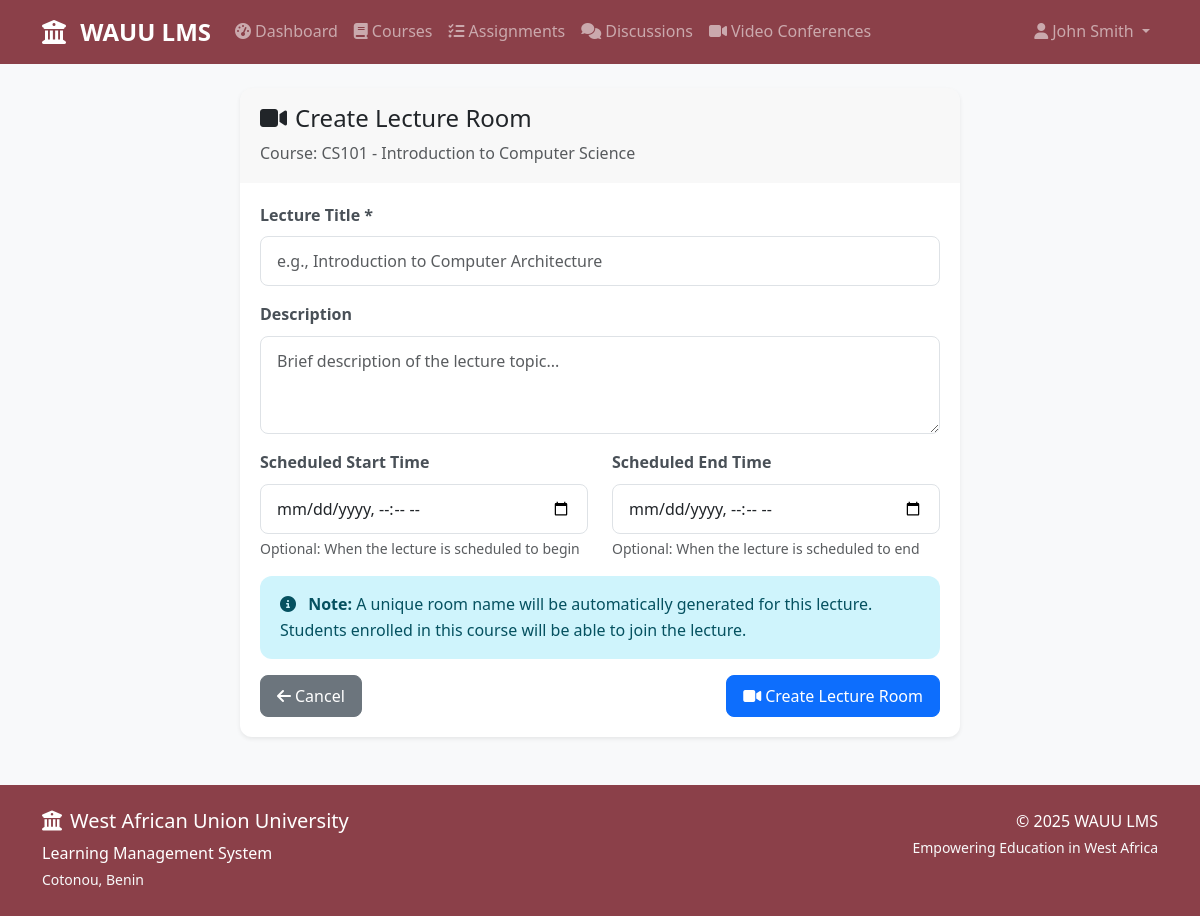
/create_lecture_room/1 (signed in), run on the app's committed database.
### models.py (models this page shows, shortened)
class User(UserMixin, db.Model):
    id = db.Column(db.Integer, primary_key=True)
    username = db.Column(db.String(64), unique=True, nullable=False)
    email = db.Column(db.String(120), unique=True, nullable=False)
    password_hash = db.Column(db.String(256))
    first_name = db.Column(db.String(64), nullable=False)
    last_name = db.Column(db.String(64), nullable=False)
    role = db.Column(db.String(20), nullable=False, default='student')  # student, lecturer, admin
    created_at = db.Column(db.DateTime, default=datetime.utcnow)
    enrollments = db.relationship('Enrollment', backref='user', lazy='dynamic')
    taught_courses = db.relationship('Course', backref='lecturer', lazy='dynamic')
    submissions = db.relationship('Submission', backref='student', lazy='dynamic')
    posts = db.relationship('Post', backref='author', lazy='dynamic')
    grades = db.relationship('Grade', backref='student', lazy='dynamic')
    def get_full_name(self):
        return f"{self.first_name} {self.last_name}"
    def is_admin(self):
        return self.role == 'admin'
    def is_lecturer(self):
        return self.role == 'lecturer'
    def is_student(self):
        return self.role == 'student'

class Course(db.Model):
    id = db.Column(db.Integer, primary_key=True)
    code = db.Column(db.String(20), unique=True, nullable=False)
    title = db.Column(db.String(200), nullable=False)
    description = db.Column(db.Text)
    lecturer_id = db.Column(db.Integer, db.ForeignKey('user.id'), nullable=False)
    created_at = db.Column(db.DateTime, default=datetime.utcnow)
    enrollments = db.relationship('Enrollment', backref='course', lazy='dynamic', cascade='all, delete-orphan')
    assignments = db.relationship('Assignment', backref='course', lazy='dynamic', cascade='all, delete-orphan')
    discussions = db.relationship('Discussion', backref='course', lazy='dynamic', cascade='all, delete-orphan')

### routes.py (the view, shortened to what this page needs)
@app.route('/create_lecture_room/<int:course_id>', methods=['GET', 'POST'])
@login_required
@lecturer_required
def create_lecture_room(course_id):
    course = Course.query.get_or_404(course_id)
    if course.lecturer_id != current_user.id:
        flash('You do not have permission to create lecture rooms for this course.', 'danger')
        return redirect(url_for('courses'))
    return render_template('create_lecture_room.html', course=course)

### app.py (called while the page is built)
@login_manager.user_loader
def load_user(user_id):
    from models import User
    return User.query.get(int(user_id))

### templates/create_lecture_room.html (shortened to what this page needs)
{% extends "base.html" %}
{% block content %}
<div class="container mt-4">
    <div class="row justify-content-center">
        <div class="col-md-8">
            <div class="card">
                <div class="card-header">
                    <h4><i class="fas fa-video me-2"></i>Create Lecture Room</h4>
                    <p class="mb-0 text-muted">Course: {{ course.code }} - {{ course.title }}</p>
                </div>
                <div class="card-body">
                    <form method="POST">
                        <div class="mb-3">
                            <label for="title" class="form-label">Lecture Title *</label>
                            <input type="text" class="form-control" id="title" name="title" required
                                   placeholder="e.g., Introduction to Computer Architecture">
                        </div>
                        <div class="mb-3">
                            <label for="description" class="form-label">Description</label>
                            <textarea class="form-control" id="description" name="description" rows="3"
                                      placeholder="Brief description of the lecture topic..."></textarea>
                        </div>
                        <div class="row">
                            <div class="col-md-6">
                                <div class="mb-3">
                                    <label for="scheduled_start" class="form-label">Scheduled Start Time</label>
                                    <input type="datetime-local" class="form-control" id="scheduled_start" name="scheduled_start">
                                    <div class="form-text">Optional: When the lecture is scheduled to begin</div>
                                </div>
                            </div>
                            <div class="col-md-6">
                                <div class="mb-3">
                                    <label for="scheduled_end" class="form-label">Scheduled End Time</label>
                                    <input type="datetime-local" class="form-control" id="scheduled_end" name="scheduled_end">
                                    <div class="form-text">Optional: When the lecture is scheduled to end</div>
                                </div>
                            </div>
                        </div>
                        <div class="alert alert-info">
                            <i class="fas fa-info-circle me-2"></i>
                            <strong>Note:</strong> A unique room name will be automatically generated for this lecture.
                            Students enrolled in this course will be able to join the lecture.
                        </div>
                        <div class="d-flex justify-content-between">
                            <a href="{{ url_for('video_conferences') }}" class="btn btn-secondary">
                                <i class="fas fa-arrow-left me-1"></i>Cancel
                            </a>
                            <button type="submit" class="btn btn-primary">
                                <i class="fas fa-video me-1"></i>Create Lecture Room
                            </button>
                        </div>
                    </form>
                </div>
            </div>
        </div>
    </div>
</div>
{% endblock %}

### templates/base.html (shortened to what this page needs)
<!DOCTYPE html>
<html lang="en">
<head>
    <link href="https://cdn.jsdelivr.net/npm/bootstrap@5.3.0/dist/css/bootstrap.min.css" rel="stylesheet">
    <link rel="stylesheet" href="https://cdnjs.cloudflare.com/ajax/libs/font-awesome/6.4.0/css/all.min.css">
    <link rel="stylesheet" href="{{ url_for('static', filename='css/style.css') }}">
</head>
<body>
    <nav class="navbar navbar-expand-lg navbar-dark wauu-navbar">
        <div class="container">
            <a class="navbar-brand" href="{{ url_for('dashboard') }}">
                <i class="fas fa-university me-2"></i>
                <strong>WAUU LMS</strong>
            </a>
            {% if current_user.is_authenticated %}
            <div class="collapse navbar-collapse" id="navbarNav">
                <ul class="navbar-nav me-auto">
                    <li class="nav-item">
                        <a class="nav-link" href="{{ url_for('dashboard') }}">
                            <i class="fas fa-tachometer-alt me-1"></i>Dashboard
                        </a>
                    </li>
                    <li class="nav-item">
                        <a class="nav-link" href="{{ url_for('courses') }}">
                            <i class="fas fa-book me-1"></i>Courses
                        </a>
                    </li>
                    <li class="nav-item">
                        <a class="nav-link" href="{{ url_for('assignments') }}">
                            <i class="fas fa-tasks me-1"></i>Assignments
                        </a>
                    </li>
                    <li class="nav-item">
                        <a class="nav-link" href="{{ url_for('discussions') }}">
                            <i class="fas fa-comments me-1"></i>Discussions
                        </a>
                    </li>
                    <li class="nav-item">
                        <a class="nav-link" href="{{ url_for('video_conferences') }}">
                            <i class="fas fa-video me-1"></i>Video Conferences
                        </a>
                    </li>
                </ul>
                <ul class="navbar-nav">
                    <li class="nav-item dropdown">
                        <a class="nav-link dropdown-toggle" href="#" role="button" data-bs-toggle="dropdown">
                            <i class="fas fa-user me-1"></i>{{ current_user.get_full_name() }}
                        </a>
                    </li>
                </ul>
            </div>
            {% endif %}
        </div>
    </nav>
    <main class="container my-4">
        {% block content %}{% endblock %}
    </main>
    <footer class="wauu-footer mt-5 py-4">
        <div class="container">
            <div class="row">
                <div class="col-md-6">
                    <h5><i class="fas fa-university me-2"></i>West African Union University</h5>
                    <p class="mb-0">Learning Management System</p>
                    <small class="text-light">Cotonou, Benin</small>
                </div>
                <div class="col-md-6 text-md-end">
                    <p class="mb-0">© 2025 WAUU LMS</p>
                    <small class="text-light">Empowering Education in West Africa</small>
                </div>
            </div>
        </div>
    </footer>
</body>
</html>

### static/css/style.css (style rules this page uses)
:root { --wauu-wine: #8b4049; --wauu-wine-dark: #722f37; --wauu-wine-light: #a45a63; }
.wauu-navbar { background-color: var(--wauu-wine) !important; }
.wauu-footer { background-color: var(--wauu-wine) !important; color: white; }
body { font-family: 'Segoe UI', Tahoma, Geneva, Verdana, sans-serif; background-color: #f8f9fa; line-height: 1.6; }
.navbar-brand { font-weight: 700; font-size: 1.5rem; }
.nav-link { font-weight: 500; transition: all 0.3s ease; }
.card { border: none; border-radius: 0.75rem; box-shadow: 0 0.125rem 0.25rem rgba(0, 0, 0, 0.075); transition: all 0.3s ease; }
.card-header { border-bottom: none; border-radius: 0.75rem 0.75rem 0 0 !important; padding: 1rem 1.25rem; }
.card-body { padding: 1.25rem; }
.btn { border-radius: 0.5rem; font-weight: 500; padding: 0.5rem 1rem; transition: all 0.3s ease; }
.form-control { border-radius: 0.5rem; border: 1px solid #dee2e6; padding: 0.75rem 1rem; transition: all 0.3s ease; }
.form-label { font-weight: 600; color: #495057; margin-bottom: 0.5rem; }
.alert { border: none; border-radius: 0.75rem; padding: 1rem 1.25rem; }
.wauu-footer { margin-top: auto; }

### data on the page
User: get_full_name "John Smith"
Course: code "CS101", title "Introduction to Computer Science"
